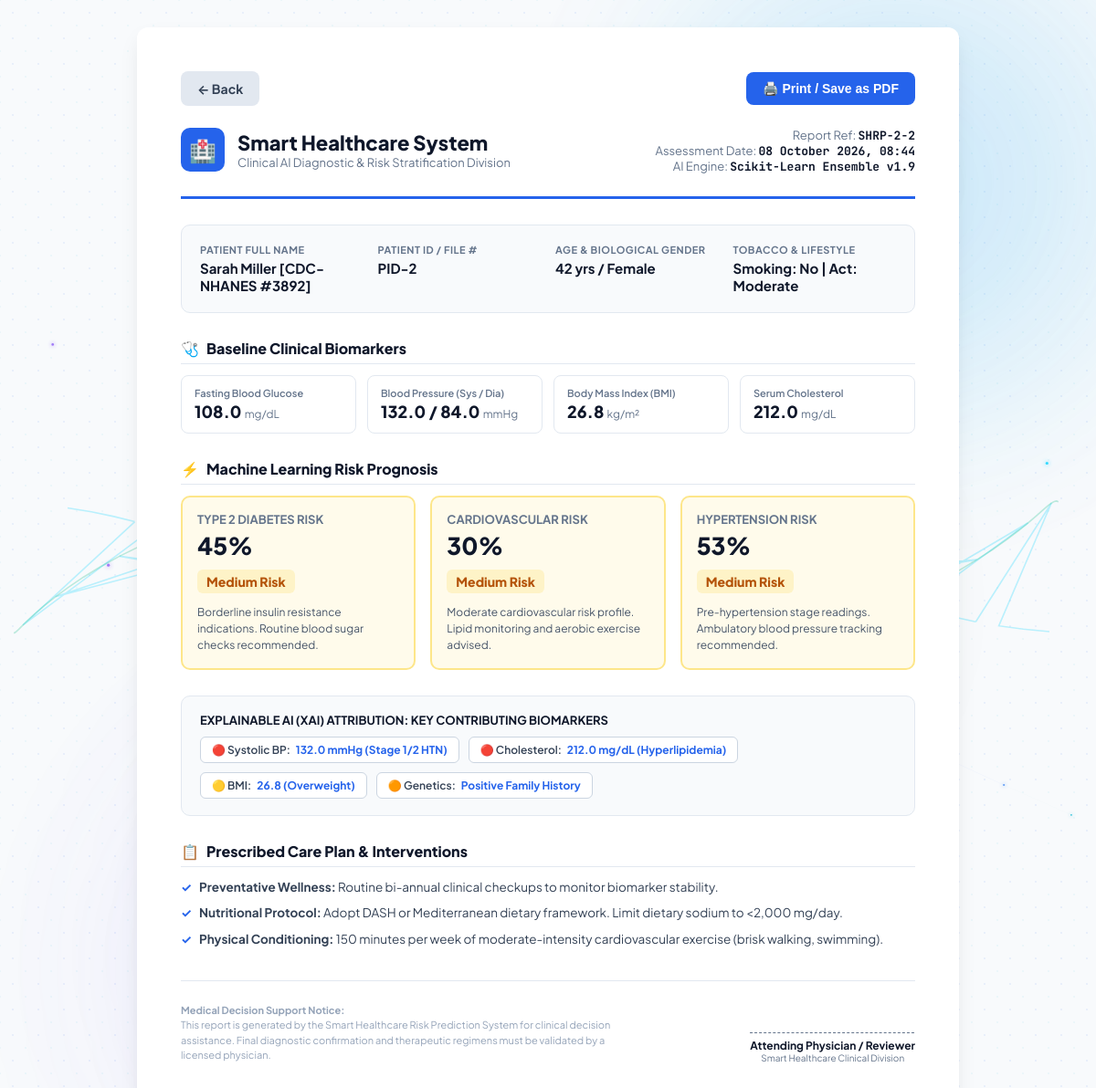
/patient/report/2, run on the app's committed database.
### app.py (models this page shows)
class Patient(db.Model):
    id = db.Column(db.Integer, primary_key=True)
    name = db.Column(db.String(100), nullable=False)
    age = db.Column(db.Integer, nullable=False)
    gender = db.Column(db.String(20), nullable=False)
    bmi = db.Column(db.Float)
    glucose = db.Column(db.Float)
    systolic_bp = db.Column(db.Float)
    diastolic_bp = db.Column(db.Float)
    cholesterol = db.Column(db.Float)
    heart_rate = db.Column(db.Float)
    smoking = db.Column(db.String(10))
    physical_activity = db.Column(db.String(20))
    family_history = db.Column(db.String(10))
    created_at = db.Column(db.DateTime, default=datetime.utcnow)

### app.py (the view)
@app.route("/report/<int:patient_id>")
@app.route("/patient/report/<int:patient_id>")
def report(patient_id):
    patient = Patient.query.get(patient_id)
    if not patient:
        patient = Patient.query.first()
        if not patient:
            return redirect(url_for("patients"))
    latest_prediction = Prediction.query.filter_by(patient_id=patient.id).order_by(Prediction.id.desc()).first()
    if latest_prediction:
        pred = latest_prediction
        diabetes_score = int(round(latest_prediction.diabetes_probability)) if latest_prediction.diabetes_probability is not None else calculate_diabetes_risk(patient)
        heart_score = int(round(latest_prediction.heart_probability)) if latest_prediction.heart_probability is not None else calculate_heart_risk(patient)
        hypertension_score = int(round(latest_prediction.hypertension_probability)) if latest_prediction.hypertension_probability is not None else calculate_hypertension_risk(patient)
        diabetes_risk = latest_prediction.diabetes_risk or risk_category(diabetes_score)
        heart_risk = latest_prediction.heart_risk or risk_category(heart_score)
        hypertension_risk = latest_prediction.hypertension_risk or risk_category(hypertension_score)
    else:
        diabetes_score = calculate_diabetes_risk(patient)
        heart_score = calculate_heart_risk(patient)
        hypertension_score = calculate_hypertension_risk(patient)
        diabetes_risk = risk_category(diabetes_score)
        heart_risk = risk_category(heart_score)
        hypertension_risk = risk_category(hypertension_score)
        pred = Prediction(
            id=patient.id,
            patient_id=patient.id,
            diabetes_risk=diabetes_risk,
            heart_risk=heart_risk,
            hypertension_risk=hypertension_risk,
            diabetes_probability=diabetes_score,
            heart_probability=heart_score,
            hypertension_probability=hypertension_score,
            created_at=patient.created_at or datetime.utcnow()
        )
    return render_template(
        "report.html",
        patient=patient,
        diabetes_score=diabetes_score,
        heart_score=heart_score,
        hypertension_score=hypertension_score,
        diabetes_risk=diabetes_risk,
        heart_risk=heart_risk,
        hypertension_risk=hypertension_risk,
        latest_prediction=pred,
        pred=pred
    )

### app.py (called while the page is built)
def risk_category(score):
    if score >= 60:
        return "High"
    elif score >= 30:
        return "Medium"
    else:
        return "Low"

def calculate_diabetes_risk(patient):
    score = 0
    if patient.age >= 45:
        score += 15
    if patient.bmi >= 30:
        score += 20
    elif patient.bmi >= 25:
        score += 10
    if patient.glucose >= 126:
        score += 35
    elif patient.glucose >= 100:
        score += 20
    if patient.family_history == "Yes":
        score += 15
    if patient.physical_activity == "Low":
        score += 10
    if patient.smoking == "Yes":
        score += 5
    return min(score, 100)

def calculate_heart_risk(patient):
    score = 0
    if patient.age >= 55:
        score += 20
    elif patient.age >= 45:
        score += 10
    if patient.systolic_bp >= 140:
        score += 20
    elif patient.systolic_bp >= 130:
        score += 10
    if patient.cholesterol >= 240:
        score += 20
    elif patient.cholesterol >= 200:
        score += 10
    if patient.heart_rate >= 100:
        score += 10
    if patient.smoking == "Yes":
        score += 20
    if patient.family_history == "Yes":
        score += 10
    return min(score, 100)

def calculate_hypertension_risk(patient):
    score = 0
    if patient.systolic_bp >= 140:
        score += 45
    elif patient.systolic_bp >= 130:
        score += 30
    elif patient.systolic_bp >= 120:
        score += 15
    if patient.diastolic_bp >= 90:
        score += 25
    elif patient.diastolic_bp >= 80:
        score += 15
    if patient.bmi >= 30:
        score += 15
    elif patient.bmi >= 25:
        score += 8
    if patient.smoking == "Yes":
        score += 5
    if patient.physical_activity == "Low":
        score += 10
    return min(score, 100)

### templates/report.html (shortened to what this page needs)
<!DOCTYPE html>
<html lang="en">
<head>
    <link rel="stylesheet" href="/static/css/style.css">
</head>
<body>
    <div class="ambient-glow-wrapper">
    </div>
    <div class="report-page">
        <div class="no-print">
            <a href="javascript:history.back()" class="btn btn-back">
                ← Back
            </a>
            <div style="display: flex; gap: 10px;">
                <button onclick="window.print()" class="btn btn-print">
                    🖨️ Print / Save as PDF
                </button>
            </div>
        </div>
        <header class="report-header">
            <div class="clinic-brand">
                <div class="clinic-logo">🏥</div>
                <div>
                    <div class="clinic-name">Smart Healthcare System</div>
                    <div class="clinic-sub">Clinical AI Diagnostic & Risk Stratification Division</div>
                </div>
            </div>
            <div class="doc-meta">
                <div>Report Ref: <strong>SHRP-{{ pred.id }}-{{ patient.id }}</strong></div>
                <div>Assessment Date: <strong>{{ pred.created_at.strftime('%d %B %Y, %H:%M') if pred.created_at else 'Recent' }}</strong></div>
                <div>AI Engine: <strong>Scikit-Learn Ensemble v1.9</strong></div>
            </div>
        </header>
        <div class="patient-summary">
            <div class="summary-item">
                <label>Patient Full Name</label>
                <span>{{ patient.name }}</span>
            </div>
            <div class="summary-item">
                <label>Patient ID / File #</label>
                <span>PID-{{ patient.id }}</span>
            </div>
            <div class="summary-item">
                <label>Age & Biological Gender</label>
                <span>{{ patient.age }} yrs / {{ patient.gender }}</span>
            </div>
            <div class="summary-item">
                <label>Tobacco & Lifestyle</label>
                <span>Smoking: {{ patient.smoking }} | Act: {{ patient.physical_activity }}</span>
            </div>
        </div>
        <div class="section-heading">
            <span>🩺</span> Baseline Clinical Biomarkers
        </div>
        <div class="vitals-grid">
            <div class="vital-cell">
                <div class="lbl">Fasting Blood Glucose</div>
                <div class="val">{{ patient.glucose }} <span style="font-size: 12px; font-weight: normal; color: var(--text-muted);">mg/dL</span></div>
            </div>
            <div class="vital-cell">
                <div class="lbl">Blood Pressure (Sys / Dia)</div>
                <div class="val">{{ patient.systolic_bp }} / {{ patient.diastolic_bp }} <span style="font-size: 12px; font-weight: normal; color: var(--text-muted);">mmHg</span></div>
            </div>
            <div class="vital-cell">
                <div class="lbl">Body Mass Index (BMI)</div>
                <div class="val">{{ patient.bmi }} <span style="font-size: 12px; font-weight: normal; color: var(--text-muted);">kg/m²</span></div>
            </div>
            <div class="vital-cell">
                <div class="lbl">Serum Cholesterol</div>
                <div class="val">{{ patient.cholesterol }} <span style="font-size: 12px; font-weight: normal; color: var(--text-muted);">mg/dL</span></div>
            </div>
        </div>
        <div class="section-heading">
            <span>⚡</span> Machine Learning Risk Prognosis
        </div>
        <div class="risk-eval-grid">
            <div class="eval-box {% if pred.diabetes_risk == 'High' %}eval-high{% elif pred.diabetes_risk == 'Medium' %}eval-med{% else %}eval-low{% endif %}">
                <div class="eval-title">Type 2 Diabetes Risk</div>
                <div class="eval-score">{{ pred.diabetes_probability|int }}%</div>
                <span class="eval-badge {% if pred.diabetes_risk == 'High' %}badge-high{% elif pred.diabetes_risk == 'Medium' %}badge-med{% else %}badge-low{% endif %}">
                    {{ pred.diabetes_risk }} Risk
                </span>
                <div class="eval-desc">
                    {% if pred.diabetes_risk == 'High' %}
                        Glycemic markers exceed safe pre-diabetic thresholds. Urgent HbA1c test and diet regulation indicated.
                    {% elif pred.diabetes_risk == 'Medium' %}
                        Borderline insulin resistance indications. Routine blood sugar checks recommended.
                    {% else %}
                        Normal glycemic regulation. Maintain healthy diet and active routine.
                    {% endif %}
                </div>
            </div>
            <div class="eval-box {% if pred.heart_risk == 'High' %}eval-high{% elif pred.heart_risk == 'Medium' %}eval-med{% else %}eval-low{% endif %}">
                <div class="eval-title">Cardiovascular Risk</div>
                <div class="eval-score">{{ pred.heart_probability|int }}%</div>
                <span class="eval-badge {% if pred.heart_risk == 'High' %}badge-high{% elif pred.heart_risk == 'Medium' %}badge-med{% else %}badge-low{% endif %}">
                    {{ pred.heart_risk }} Risk
                </span>
                <div class="eval-desc">
                    {% if pred.heart_risk == 'High' %}
                        Elevated vascular strain detected based on lipid markers and BP. Cardiology review recommended.
                    {% elif pred.heart_risk == 'Medium' %}
                        Moderate cardiovascular risk profile. Lipid monitoring and aerobic exercise advised.
                    {% else %}
                        Optimal cardiac markers and healthy resting arterial parameters.
                    {% endif %}
                </div>
            </div>
            <div class="eval-box {% if pred.hypertension_risk == 'High' %}eval-high{% elif pred.hypertension_risk == 'Medium' %}eval-med{% else %}eval-low{% endif %}">
                <div class="eval-title">Hypertension Risk</div>
                <div class="eval-score">{{ pred.hypertension_probability|int }}%</div>
                <span class="eval-badge {% if pred.hypertension_risk == 'High' %}badge-high{% elif pred.hypertension_risk == 'Medium' %}badge-med{% else %}badge-low{% endif %}">
                    {{ pred.hypertension_risk }} Risk
                </span>
                <div class="eval-desc">
                    {% if pred.hypertension_risk == 'High' %}
                        Stage-2 hypertensive readings. Sodium restriction and clinical prescription review advised.
                    {% elif pred.hypertension_risk == 'Medium' %}
                        Pre-hypertension stage readings. Ambulatory blood pressure tracking recommended.
                    {% else %}
                        Optimal arterial elasticity and normotensive pressure thresholds.
                    {% endif %}
                </div>
            </div>
        </div>
        <div class="xai-section">
            <div style="font-size: 13px; font-weight: 700; color: var(--dark); text-transform: uppercase;">
                Explainable AI (XAI) Attribution: Key Contributing Biomarkers
            </div>
            <div class="xai-factors">
                {% if patient.systolic_bp >= 130 %}
                    <div class="factor-tag">🔴 Systolic BP: <strong>{{ patient.systolic_bp }} mmHg (Stage 1/2 HTN)</strong></div>
                {% endif %}
                {% if patient.cholesterol >= 200 %}
                    <div class="factor-tag">🔴 Cholesterol: <strong>{{ patient.cholesterol }} mg/dL (Hyperlipidemia)</strong></div>
                {% endif %}
                {% if patient.bmi >= 30 %}
                    <div class="factor-tag">🟠 BMI: <strong>{{ patient.bmi }} (Obese range)</strong></div>
                {% elif patient.bmi >= 25 %}
                    <div class="factor-tag">🟡 BMI: <strong>{{ patient.bmi }} (Overweight)</strong></div>
                {% endif %}
                {% if patient.family_history == 'Yes' %}
                    <div class="factor-tag">🟠 Genetics: <strong>Positive Family History</strong></div>
                {% endif %}
            </div>
        </div>
        <div class="recommendations">
            <div class="section-heading">
                <span>📋</span> Prescribed Care Plan & Interventions
            </div>
            <ul class="recs-list">
                {% if pred.diabetes_risk == 'High' or pred.heart_risk == 'High' or pred.hypertension_risk == 'High' %}
                    <li><strong>Urgent Specialist Consultation:</strong> Schedule follow-up with attending physician or relevant specialist within 7-14 days.</li>
                    <li><strong>Laboratory Work:</strong> Comprehensive Metabolic Panel (CMP), Fasting Lipid Profile, and HbA1c test.</li>
                {% else %}
                    <li><strong>Preventative Wellness:</strong> Routine bi-annual clinical checkups to monitor biomarker stability.</li>
                {% endif %}
                <li><strong>Nutritional Protocol:</strong> Adopt DASH or Mediterranean dietary framework. Limit dietary sodium to &lt;2,000 mg/day.</li>
                <li><strong>Physical Conditioning:</strong> 150 minutes per week of moderate-intensity cardiovascular exercise (brisk walking, swimming).</li>
            </ul>
        </div>
        <div class="report-footer">
            <div class="disclaimer">
                <strong>Medical Decision Support Notice:</strong><br>
                This report is generated by the Smart Healthcare Risk Prediction System for clinical decision assistance. Final diagnostic confirmation and therapeutic regimens must be validated by a licensed physician.
            </div>
            <div class="signature-box">
                <div class="sig-line"></div>
                <div class="sig-text">Attending Physician / Reviewer</div>
                <div class="sig-sub">Smart Healthcare Clinical Division</div>
            </div>
        </div>
    </div>
</body>
</html>

### static/css/style.css (style rules this page uses)
:root { --primary: #2563eb; --primary-dark: #1d4ed8; --primary-light: #eff6ff; --primary-glow: rgba(37, 99, 235, 0.25); --cyan-glow: rgba(6, 182, 212, 0.2); --emerald-glow: rgba(16, 185, 129, 0.2); --sidebar-bg: linear-gradient(180deg, #090e1a 0%, #0f172a 100%); --bg-base: #f1f5f9; --text-main: #0f172a; --text-muted: #64748b; --text-light: #94a3b8; --card-bg: rgba(255, 255, 255, 0.88); --card-border: rgba(226, 232, 240, 0.8); --card-border-glow: rgba(37, 99, 235, 0.3); --shadow-sm: 0 2px 8px rgba(15, 23, 42, 0.04); --shadow-md: 0 10px 25px -5px rgba(15, 23, 42, 0.07), 0 8px 10px -6px rgba(15, 23, 42, 0.04); --shadow-lg: 0 20px 35px -8px rgba(15, 23, 42, 0.12), 0 0 2px rgba(37, 99, 235, 0.15); --radius-sm: 8px; --radius-md: 12px; --radius-lg: 16px; --radius-xl: 20px; --radius-pill: 9999px; }
* { margin: 0; padding: 0; box-sizing: border-box; }
body { font-family: 'Plus Jakarta Sans', -apple-system, BlinkMacSystemFont, 'Segoe UI', Roboto, sans-serif; background-color: #f8fafc; background-image: radial-gradient(rgba(37, 99, 235, 0.07) 1.5px, transparent 1.5px), radial-gradient(rgba(6, 182, 212, 0.05) 1.5px, #f8fafc 1.5px); background-size: 28px 28px; background-position: 0 0, 14px 14px; color: var(--text-main); min-height: 100vh; display: flex; position: relative; overflow-x: hidden; }
.ambient-glow-wrapper { position: fixed; inset: 0; pointer-events: none; z-index: 0; overflow: hidden; }

### data on the page
Patient: id "2", name "Sarah Miller [CDC-NHANES #3892]", age "42", gender "Female", smoking "No", physical_activity "Moderate", glucose "108.0", systolic_bp "132.0", diastolic_bp "84.0", bmi "26.8", cholesterol "212.0"

### other printed values
{{ pred.id }} "2"
{{ pred.diabetes_probability|int }} "45"
{{ pred.diabetes_risk }} "Medium"
{{ pred.heart_probability|int }} "30"
{{ pred.heart_risk }} "Medium"
{{ pred.hypertension_probability|int }} "53"
{{ pred.hypertension_risk }} "Medium"
